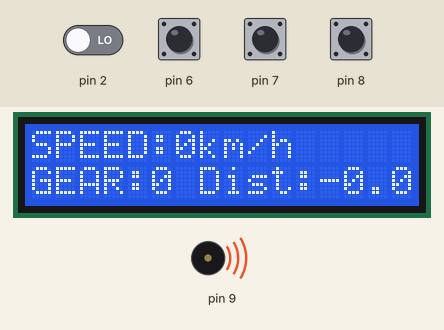
This sketch was run on a simulated Arduino Uno, built with avr-gcc and run on an emulated ATmega328P. Parts: 16×2 character LCD, buzzer (waves = sounding). The inputs (shaded band) are chosen by the test bench; at power-on: pin 6–8 HIGH, pin 2 LOW.

Above: at 1.2 s.
1.3 s: pin 2 driven HIGH
At 2.1 s:
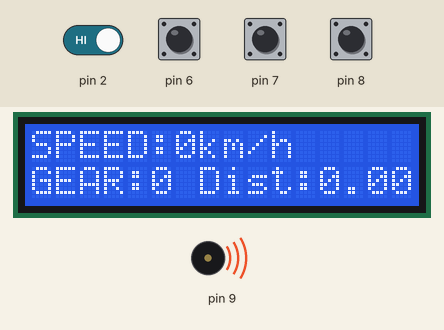
3.0 s: pin 6 pulled LOW for 0.35 s
At 3.25 s:
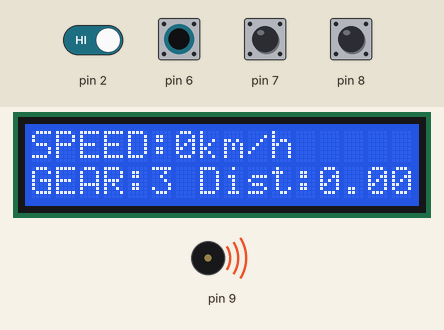
4.9 s: pin 7 pulled LOW for 0.35 s
At 5.4 s:
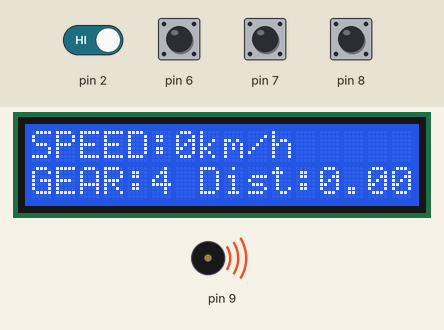
7.0 s: pin 8 pulled LOW for 0.35 s
At 7.2 s:
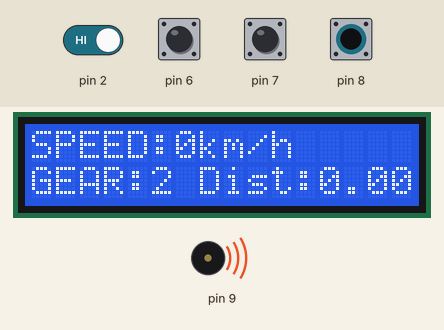
Timing chart, 0 to 9.8 s (numbered marks = the images above; inputs shaded):
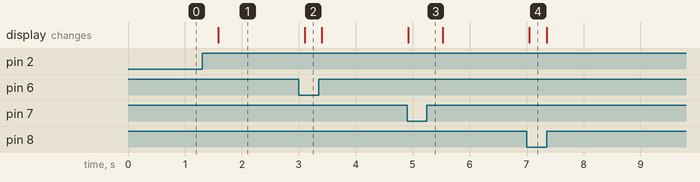

The sketch:

wheel_speed_test_2.ino
```cpp
#include <LiquidCrystal.h>
 LiquidCrystal lcd(12, 11, 5, 4, 3, 10);
float start, finished;
float elapsed, time;
float circ=1.595929; // wheel circumference in meters
float speeed;
int j=0;
void setup()
{
  attachInterrupt(digitalPinToInterrupt(2), speedo, RISING);
  start=millis();
  Serial.begin(115200);
    lcd.begin(16, 2);
    tone(9, 200);
 pinMode(0, INPUT_PULLUP);
 pinMode(8, INPUT_PULLUP);
 pinMode(6, INPUT_PULLUP);
 pinMode(7, INPUT_PULLUP);
   lcd.setCursor(7,1);
   lcd.print("Dist:");
}
void speedo()
{
  j++;
  elapsed=millis()-start;
  start=millis();
  speeed=(3600*circ)/(42*elapsed);
 }
void loop()
{
  lcd.setCursor(0,0);
  lcd.print("SPEED:");
  lcd.print(int(speeed));
  lcd.print("km/h");

   lcd.setCursor(0, 1);
     lcd.print("GEAR:");
if (digitalRead(0) == LOW)
{
 lcd.print("1");
}
else if (digitalRead(8) ==LOW)
{
 lcd.print("2");
}
else if (digitalRead(6) ==LOW)
{
 lcd.print("3");
}
else if (digitalRead(7) ==LOW)
{
 lcd.print("4");
}
else
{
 lcd.print("0");
}
lcd.setCursor(12,1);
lcd.print((0.0015959*(j-1))/42);
 delay(300);
}
```

Measured:
- after the input at 1.3 s, the display: changes after 0.29 s (image 1)
- after the input at 3.0 s, the display: changes after 0.10 s (image 2)
- after the input at 4.9 s, the display: changes at once (image 3)
- after the input at 7.0 s, the display: changes after 0.05 s (image 4)
